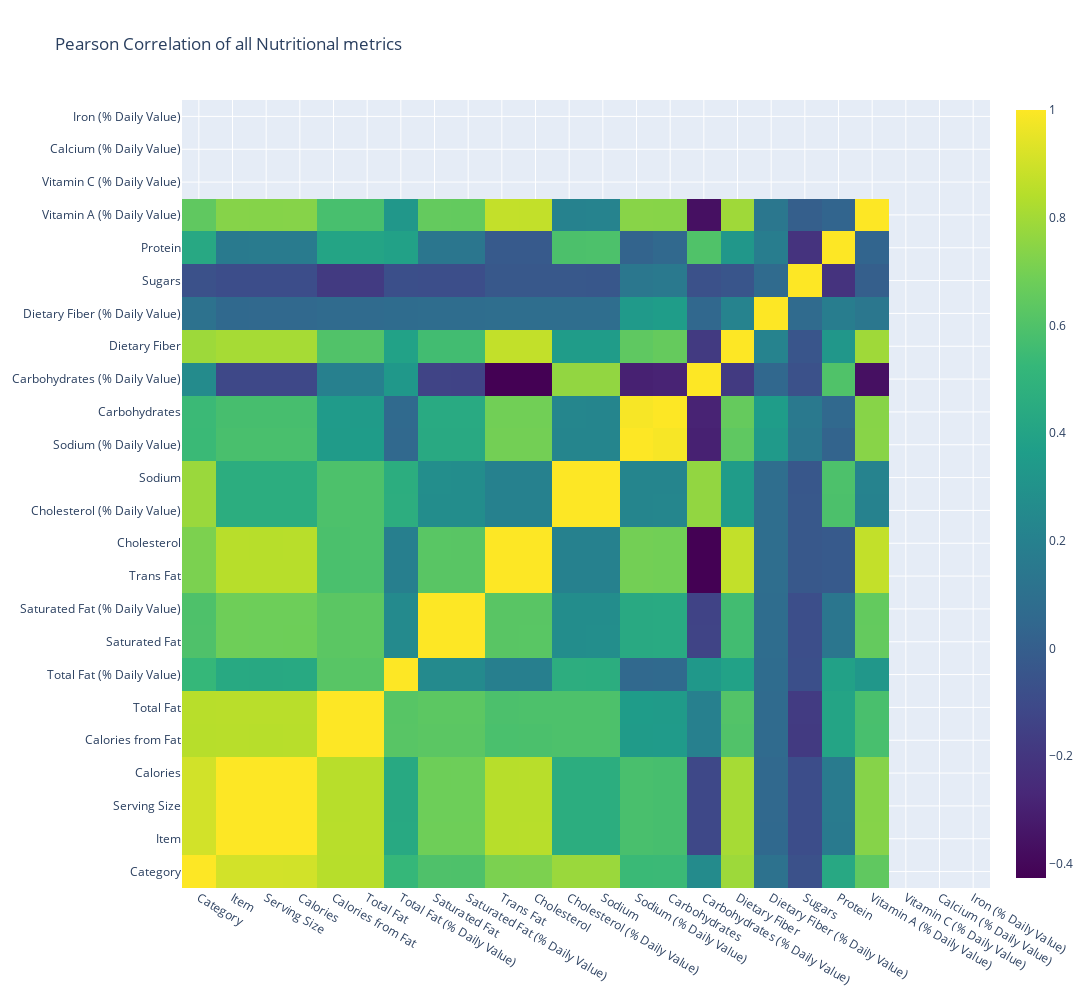

Notebook source saved alongside this figure:
### Markdown cell above
### Pearson Correlation plots

Let us now plot the Pearson Correlation ( check how strongly related ) a feature is to the other. This time, I shall invoke the interactive plotting capabilities of the Plotly package by plotting a Heatmap of the correlation between features as follows :

### Code cell
data_val = [
    go.Heatmap(
        z= data.iloc[:,3:].corr().values,
        x=data.columns.values,
        y=data.columns.values,
        colorscale='Viridis'
    )
]


layout = go.Layout(
    title='Pearson Correlation of all Nutritional metrics',
    xaxis = dict(ticks='', nticks=36),
    yaxis = dict(ticks='' ),
    width = 1200, height = 1000
)

fig = go.Figure(data=data_val, layout=layout)
py.iplot(fig, filename='labelled-heatmap')

### Figure 1 — Plotly figure (JSON) as saved in the notebook; plotly's stock layout.template omitted (floating-point values rounded to 4 significant figures; data arrays with more than 128 entries replaced by an {"elided": "..."} marker saying what was removed)
{"data": [{"colorscale": [[0, "#440154"], [0.1111, "#482878"], [0.2222, "#3e4989"], [0.3333, "#31688e"], [0.4444, "#26828e"], [0.5556, "#1f9e89"], [0.6667, "#35b779"], [0.7778, "#6ece58"], [0.8889, "#b5de2b"], [1, "#fde725"]], "type": "heatmap", "x": ["Category", "Item", "Serving Size", "Calories", "Calories from Fat", "Total Fat", "Total Fat (% Daily Value)", "Saturated Fat", "Saturated Fat (% Daily Value)", "Trans Fat", "Cholesterol", "Cholesterol (% Daily Value)", "Sodium", "Sodium (% Daily Value)", "Carbohydrates", "Carbohydrates (% Daily Value)", "Dietary Fiber", "Dietary Fiber (% Daily Value)", "Sugars", "Protein", "Vitamin A (% Daily Value)", "Vitamin C (% Daily Value)", "Calcium (% Daily Value)", "Iron (% Daily Value)"], "y": ["Category", "Item", "Serving Size", "Calories", "Calories from Fat", "Total Fat", "Total Fat (% Daily Value)", "Saturated Fat", "Saturated Fat (% Daily Value)", "Trans Fat", "Cholesterol", "Cholesterol (% Daily Value)", "Sodium", "Sodium (% Daily Value)", "Carbohydrates", "Carbohydrates (% Daily Value)", "Dietary Fiber", "Dietary Fiber (% Daily Value)", "Sugars", "Protein", "Vitamin A (% Daily Value)", "Vitamin C (% Daily Value)", "Calcium (% Daily Value)", "Iron (% Daily Value)"], "z": {"elided": "21x21 float values"}}], "layout": {"height": 1000, "title": {"text": "Pearson Correlation of all Nutritional metrics"}, "width": 1200, "xaxis": {"nticks": 36, "ticks": ""}, "yaxis": {"ticks": ""}}}
